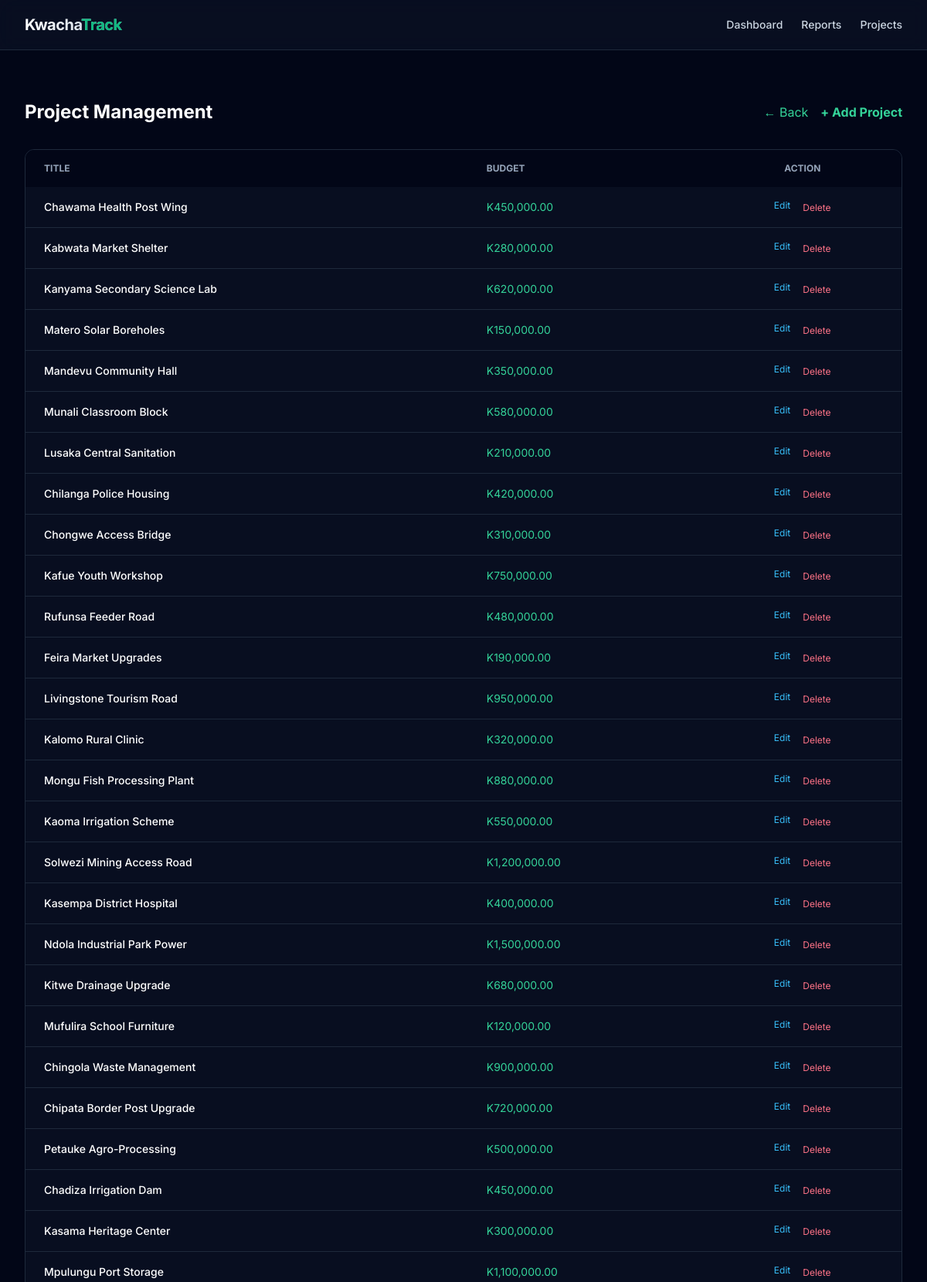
The app's page /system-internal-control-824/admin/projects (signed in, upper part) with its own data.
### app/models.py (models this page shows)
class Project(db.Model):
    __tablename__ = 'projects'
    id = db.Column(db.Integer, primary_key=True)
    title = db.Column(db.String(200), nullable=False)
    description = db.Column(db.Text, nullable=False)
    budget = db.Column(db.Numeric(15, 2), nullable=False)
    expended_amount = db.Column(db.Numeric(15, 2), default=0.00)
    constituency_id = db.Column(db.Integer, db.ForeignKey('constituencies.id'), nullable=False)
    contractor_name = db.Column(db.String(150), nullable=False)
    start_date = db.Column(db.Date, nullable=False)
    end_date = db.Column(db.Date, nullable=True)
    status = db.Column(db.Enum(ProjectStatus), default=ProjectStatus.PROPOSED, nullable=False, index=True)
    progress_percentage = db.Column(db.Integer, default=0)
    created_at = db.Column(db.DateTime, default=datetime.datetime.utcnow)
    financial_records = db.relationship('FinancialTransaction', backref='project', lazy=True, cascade="all, delete-orphan")
    feedbacks = db.relationship('CitizenFeedback', backref='project', lazy=True, cascade="all, delete-orphan")

### app/routes/admin.py (the view)
@admin_bp.route('/admin/projects')
def manage_projects():
    if not session.get('is_admin'): return "Access Denied", 403
    return render_template('manage_projects.html', projects=Project.query.all())

### app/routes/admin.py (called while the page is built)
@admin_bp.before_request
@limiter.limit("60 per hour")
def limit_admin_access():
    pass

### app/templates/manage_projects.html (shortened to what this page needs)
{% extends "base.html" %}
{% block content %}
<div class="max-w-6xl mx-auto py-8">
    <div class="flex items-center justify-between mb-8">
        <h1 class="text-2xl font-bold text-white">Project Management</h1>
        <div class="flex gap-4">
            <a href="{{ url_for('admin.admin_dashboard') }}" class="text-emerald-400">← Back</a>
            <a href="{{ url_for('admin.add_project') }}"
               onclick="document.getElementById('projectForm').classList.toggle('hidden'); return true;"
               class="text-emerald-400 hover:text-emerald-300 font-bold">
               + Add Project
            </a>
        </div>
    </div>
    <div class="bg-slate-900/50 border border-slate-800 rounded-xl overflow-hidden">
        <table class="w-full text-left text-sm text-slate-300">
            <thead class="bg-slate-950 text-slate-400 uppercase text-xs">
                <tr>
                    <th class="px-6 py-4">Title</th>
                    <th class="px-6 py-4">Budget</th>
                    <th class="px-6 py-4 text-center">Action</th>
                </tr>
            </thead>
            <tbody class="divide-y divide-slate-800">
                {% for project in projects %}
                <tr>
                    <td class="px-6 py-4 text-white font-medium">{{ project.title }}</td>
                    <td class="px-6 py-4 text-emerald-400">K{{ "{:,.2f}".format(project.budget) }}</td>
                    <td class="px-6 py-4 text-center flex justify-center gap-4">
                        <a href="{{ url_for('admin.edit_project', project_id=project.id) }}" class="text-sky-400 hover:text-sky-300 text-xs">Edit</a>
                        <form action="{{ url_for('admin.delete_project', project_id=project.id) }}" method="POST">
                            <button type="submit" class="text-rose-400 hover:text-rose-300 text-xs">Delete</button>
                        </form>
                    </td>
                </tr>
                {% endfor %}
            </tbody>
        </table>
    </div>
</div>
{% endblock %}

### app/templates/base.html (style rules this page uses)
body { font-family: 'Inter', sans-serif; }

### records on screen
Project: title "Chawama Health Post Wing", budget "450,000.00"
Project: title "Kabwata Market Shelter", budget "280,000.00"
Project: title "Kanyama Secondary Science Lab", budget "620,000.00"
Project: title "Matero Solar Boreholes", budget "150,000.00"
Project: title "Mandevu Community Hall", budget "350,000.00"
Project: title "Munali Classroom Block", budget "580,000.00"
Project: title "Lusaka Central Sanitation", budget "210,000.00"
Project: title "Chilanga Police Housing", budget "420,000.00"
Project: title "Chongwe Access Bridge", budget "310,000.00"
Project: title "Kafue Youth Workshop", budget "750,000.00"
Project: title "Rufunsa Feeder Road", budget "480,000.00"
Project: title "Feira Market Upgrades", budget "190,000.00"
Project: title "Livingstone Tourism Road", budget "950,000.00"
Project: title "Kalomo Rural Clinic", budget "320,000.00"
Project: title "Mongu Fish Processing Plant", budget "880,000.00"
Project: title "Kaoma Irrigation Scheme", budget "550,000.00"
Project: title "Solwezi Mining Access Road", budget "1,200,000.00"
Project: title "Kasempa District Hospital", budget "400,000.00"
Project: title "Ndola Industrial Park Power", budget "1,500,000.00"
Project: title "Kitwe Drainage Upgrade", budget "680,000.00"
Project: title "Mufulira School Furniture", budget "120,000.00"
Project: title "Chingola Waste Management", budget "900,000.00"
Project: title "Chipata Border Post Upgrade", budget "720,000.00"
Project: title "Petauke Agro-Processing", budget "500,000.00"
Project: title "Chadiza Irrigation Dam", budget "450,000.00"
Project: title "Kasama Heritage Center", budget "300,000.00"
Project: title "Mpulungu Port Storage", budget "1,100,000.00"
